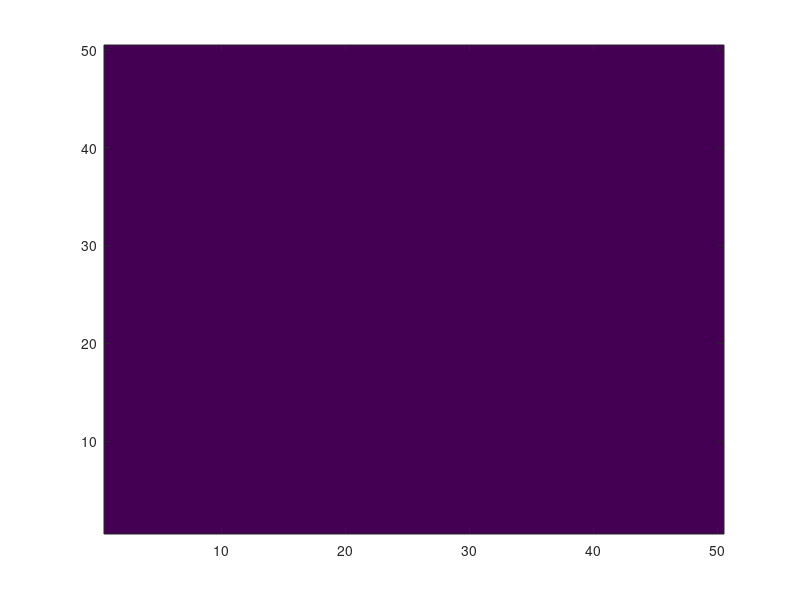

Reproduce this figure in MATLAB. (Note: this script raises an error after producing the figure.)
function Cirlce
    clc;
    clear;
    xMax = 50;
    yMax = 50;
    M=zeros(xMax,yMax); 
    Ax=axes;
    image(M');
    set(Ax,'YDir','normal');
    color = 250;
    set(Ax,'YDir','normal');
    coord = ginput(1);
    xc = round(coord(:,1));
    yc = round(coord(:,2));
    R = inputdlg("Enter R");
    R = cell2mat(R);
    R = round(str2double(R));
    M = FillCircle(xc,yc,R,color,M);
    %pause(2);
    %M = DrawBresCircle(xc,yc,R,M,color*50);
end

function M = DrawBresCircle(xc,yc,R,M,color)
    x = 0;
    y = R;
    d = 3-2*R;
    M = EightSymetric(xc,yc,x,y,color,M);
    image(M');
    pause(0.7);
    while(y>=x)
        x = x+1;
        if(d>0)
            y = y - 1;
            d = d + 4*(x-y)+10;
        else
            d = d + 4 * x + 6;
        end
        M=EightSymetric(xc,yc,x,y,color,M);
        image(M');
        pause(0.7);
    end
    return;
end


function M = FillCircle(xc,yc,R,color,M)
    x = 0;
    y = R;
    d = 3-2*R;
    M = EightSymetricLine(xc,yc,x,y,color*13,M);
    image(M');
    pause(0.7);
    while(y>x)
        x = x+1;
        if(d>0)
            y = y - 1;
            d = d + 4*(x-y)+10;
        else
            d = d + 4 * x + 6;
        end
        M = EightSymetricLine(xc,yc,x,y,color+8*x+8*y,M);
        image(M');
        pause(0.7);
    end
    return;
end


function M = EightSymetric(xc,yc,x,y,color,M)
    M = FourSymetric(xc,yc,x,y,color,M);
    %hold on;
    M = FourSymetric(xc,yc,y,x,color,M);
   % hold on;
    return;
end

function M = FourSymetric(xc,yc,x,y,color,M)
    %plot(xc+x,yc+y,val)
    M(xc+x,yc+y) = color;
    %hold on;
    %plot(xc-x,yc-y,val)
    M(xc-x,yc-y)= color;
    %hold on;
    %plot(xc-x,yc+y,val)
    M(xc-x,yc+y) = color;
    %hold on;
   % plot(xc+x,yc-y,val)
    M(xc+x,yc-y) = color;
    %hold on;
    %axis([0 20 0 20]);
    %grid on;
   % hold on;
   return;
end

function M = EightSymetricLine(xc,yc,x,y,color,M)
    M = FourSymetricLine(xc,yc,x,y,color,M);
    M = FourSymetricLine(xc,yc,y,x,color,M);
    return;
end

function M = FourSymetricLine(xc,yc,x,y,color,M)
    M = Line(xc-x,yc+y,xc+x,yc+y,color,M);
    M = Line(xc-x,yc-y,xc+x,yc-y,color,M);
    return;
end

function M = Line(x0,y0,x1,y1,color,M)
incX = 1;
incY = 1;
reverse = false;

H = abs(x1-x0);
V = abs(y1-y0);
if x1 < x0
    incX = -1;
end
if y1 < y0
    incY = -1;
end

if H < V
    reverse = true;
    i = H;
    H = V;
    V = i;
end

incUp = 2 * V - 2 * H;
incDn = 2 * V;
Est = 2 * V - H;

X = x0;
Y = y0;
for i=0:H
    M(X,Y) = color;
    if Est >= 0
        Est = Est + incUp;
        X = X + incX;
        Y = Y + incY;
    else
        Est = Est + incDn;
        if reverse == true
            Y = Y + incY;
        else
            X = X + incX;
        end
    end
end
end